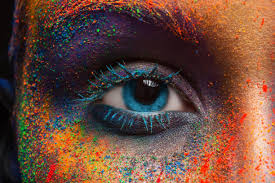
#> input picture assest/download.jpg, 275 x 183 px
$ python image_manipulation.py
#> lines starting #> are read from the running program, lines starting #| are printed output that depends on the picture; after the words box and inside, x2 and y2 are one past the last pixel; in counts of white or black regions, pixels touching at a corner belong together
import cv2
import random
img=cv2.imread('assest/download.jpg',-1)
#> img is the input picture: shape (183, 275, 3); mean B, G, R 59.9, 72.9, 106.2
#how actually image represented
print(img)
#> (printed output is left out)
print(type(img))
#| <class 'numpy.ndarray'>
print(img.shape)#row =height,column=width,third=channel
#| (183, 275, 3)
#in open cv color pixel are usually represented blue,green,red
#[[0,0,0]] 0=blue,0=green,0=red
#[[255,0,0]] 255=all blue,green=zero,red=zero
#we can also modify image manually without use of open cv
print(img[128][40:100])#128=row,40:100=40 sy 100 column ky pixel show krwa do
#> (printed output is left out)
print(img[128,1])
#| [6 5 7]
cv2.imshow('image',img)
for i in range(100):
    for j in range(img.shape[1]):
        img[i][j]=[random.randint(0,255),random.randint(0,255),random.randint(0,255)]
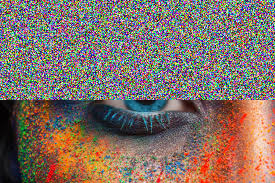
#> img: shape (183, 275, 3); mean B, G, R 103.6, 112.9, 129.5
tag=img[100:120,200:230]
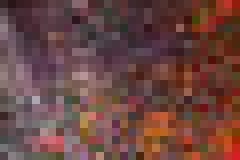
#> tag: shape (20, 30, 3) (shown 8 times larger); mean B, G, R 65.3, 70.1, 106.9
img[150:170,90:120]=tag
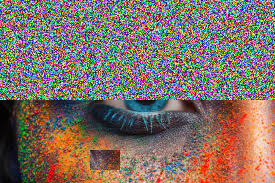
#> img: shape (183, 275, 3); 1.19% of pixels changed, all inside (x1, y1, x2, y2) = (90, 150, 120, 170)
cv2.imshow('image',img)
cv2.waitKey(0)
cv2.destroyAllWindows()
